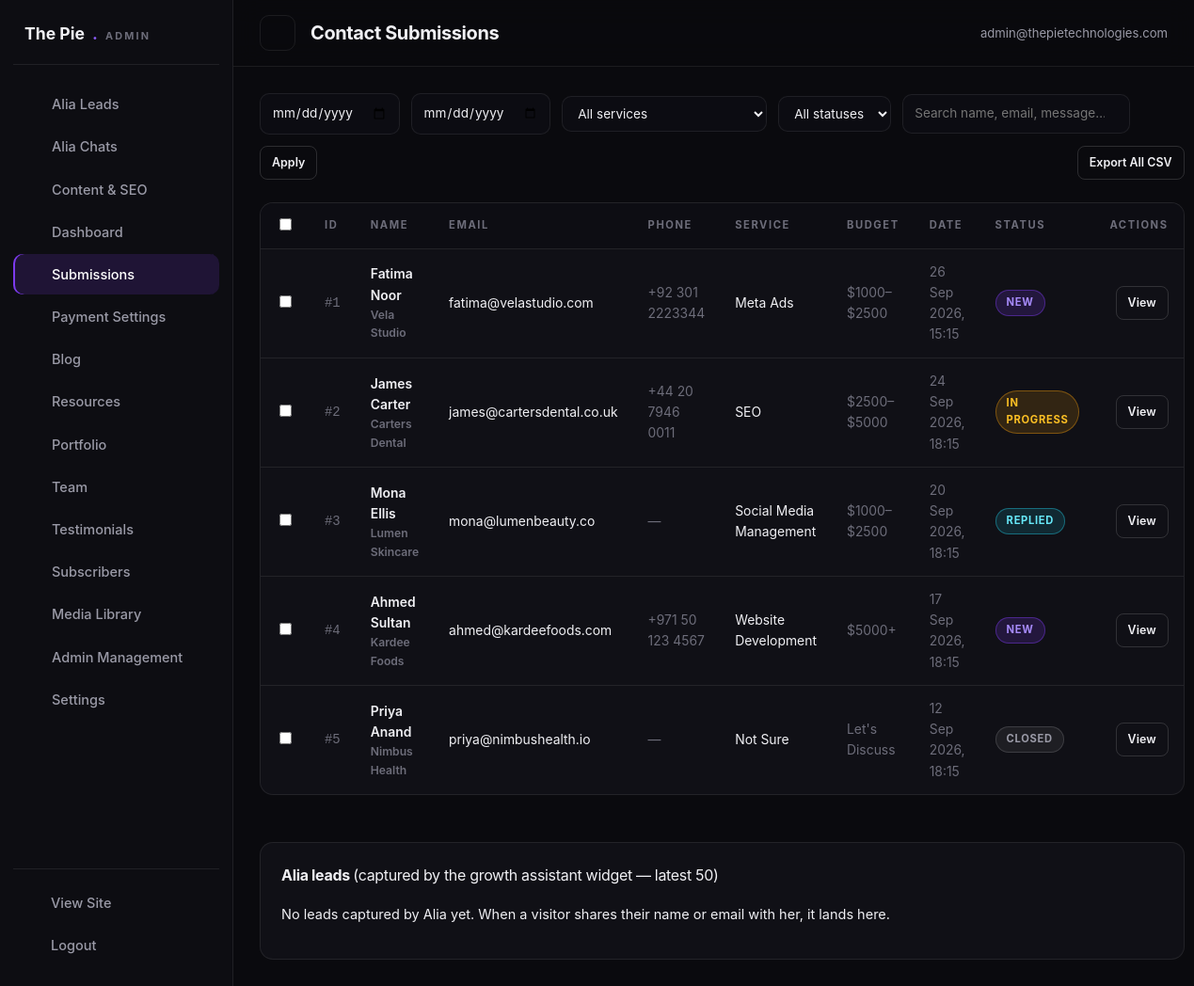
The page /admin/submissions.php (signed in) on the database its author committed.
### tables this page shows
CREATE TABLE IF NOT EXISTS contact_submissions (
  id INT AUTO_INCREMENT PRIMARY KEY,
  name VARCHAR(150) NOT NULL,
  email VARCHAR(150) NOT NULL,
  phone VARCHAR(30),
  company VARCHAR(150),
  service VARCHAR(100),
  budget VARCHAR(50),
  message TEXT,
  source VARCHAR(100),
  status ENUM('new','in_progress','replied','closed') DEFAULT 'new',
  notes TEXT,
  ip_address VARCHAR(45),
  user_agent TEXT,
  notification_status VARCHAR(30) NOT NULL DEFAULT 'unknown',
  created_at TIMESTAMP DEFAULT CURRENT_TIMESTAMP,
  KEY idx_sub_status (status),
  KEY idx_sub_created (created_at)
);

### includes/functions.php (called while the page is built, shortened)
<?php
function esc($value)
{
    return htmlspecialchars((string) $value, ENT_QUOTES, 'UTF-8');
}
function url($path = '', $pretty = null)
{
    $path = trim((string) $path, '/');
    if ($pretty === null) {
        $pretty = PRETTY_URLS;
    }
    if ($path !== '' && substr($path, -4) !== '.php' && $pretty && strpos($path, '?') === false) {
        $url = BASE_URL . '/' . $path;
    } elseif ($path !== '' && substr($path, -4) !== '.php' && !$pretty && strpos($path, '?') === false) {
        $url = BASE_URL . '/' . $path . '.php';
    } else {
        $url = BASE_URL . ($path === '' ? '/' : '/' . $path);
    }
    return $url;
}
function asset($path)
{
    return BASE_URL . '/' . ltrim((string) $path, '/');
}
function formatDate($datetime, $format = 'j M Y')
{
    $ts = strtotime((string) $datetime);
    return $ts ? date($format, $ts) : '';
}
function isAdminLoggedIn()
{
    return !empty($_SESSION['admin_id']);
}
function currentAdmin()
{
    $admin = dbOne('SELECT * FROM admin_users WHERE id = ?', array((int) $_SESSION['admin_id']));
    return $admin;
}

### includes/db.php (called while the page is built, shortened)
<?php
if (!function_exists('dbAll')) {
    function dbAll($sql, $params = array())
    {
        try {
            $st = $GLOBALS['pdo']->prepare($sql);
            $st->execute($params);
            return $st->fetchAll();
        } catch (PDOException $e) {
            error_log('[TPT] Query failed: ' . $e->getMessage() . ' | ' . $sql);
            return array();
        }
    }
}
if (!function_exists('dbOne')) {
    function dbOne($sql, $params = array())
    {
        $rows = dbAll($sql, $params);
        return $rows ? $rows[0] : null;
    }
}

### admin/submissions.php (the view, shortened to what this page needs)
<?php
$adminPage  = 'submissions';
$adminTitle = 'Contact Submissions';
$dateFrom = isset($_GET['from']) ? sanitize($_GET['from']) : '';
$dateTo   = isset($_GET['to']) ? sanitize($_GET['to']) : '';
$search   = isset($_GET['q']) ? sanitize($_GET['q']) : '';
$page     = isset($_GET['page']) ? max(1, (int) $_GET['page']) : 1;
$perPage  = 25;
$where  = array('1=1');
$params = array();
$whereSql = implode(' AND ', $where);
$countRow = dbOne("SELECT COUNT(*) c FROM contact_submissions WHERE $whereSql", $params);
$total    = $countRow ? (int) $countRow['c'] : 0;
$pages    = max(1, (int) ceil($total / $perPage));
$page     = min($page, $pages);
$offset   = ($page - 1) * $perPage;
$rows = dbAll("SELECT * FROM contact_submissions WHERE $whereSql ORDER BY created_at DESC LIMIT $perPage OFFSET $offset", $params);
require_once dirname(__DIR__) . '/includes/admin-header.php';
?>
<form class="a-filters" method="get" action="submissions.php">
    <input type="date" name="from" value="<?= esc($dateFrom) ?>" aria-label="From date" data-autosubmit="1">
    <input type="date" name="to" value="<?= esc($dateTo) ?>" aria-label="To date" data-autosubmit="1">
    <select name="service" aria-label="Filter by service" data-autosubmit="1">
        <option value="">All services</option>
    </select>
    <select name="status" aria-label="Filter by status" data-autosubmit="1">
        <option value="">All statuses</option>
    </select>
    <input type="search" name="q" value="<?= esc($search) ?>" placeholder="Search name, email, message…">
    <button class="a-btn small" type="submit">Apply</button>
    <a class="a-btn small" href="export.php?type=submissions<?= $search !== '' ? '&q=' . rawurlencode($search) : '' ?>">Export All CSV</a>
</form>
<form method="post" action="actions.php" id="bulkForm" onsubmit="return false;">
    <div class="a-table-wrap">
        <table class="a-table">
            <thead>
                <tr>
                    <th style="width:34px"><input type="checkbox" id="selectAll" aria-label="Select all"></th>
                    <th>ID</th><th>Name</th><th>Email</th><th>Phone</th><th>Service</th><th>Budget</th><th>Date</th><th>Status</th><th style="text-align:right">Actions</th>
                </tr>
            </thead>
            <tbody>
            <?php foreach ($rows as $row): ?>
            <tr>
                <td><input type="checkbox" class="row-check" value="<?= (int) $row['id'] ?>" aria-label="Select submission <?= (int) $row['id'] ?>"></td>
                <td class="mono td-sub">#<?= (int) $row['id'] ?></td>
                <td class="td-main"><?= esc($row['name']) ?><div class="td-sub"><?= esc($row['company'] !== '' ? $row['company'] : '') ?></div></td>
                <td><?= esc($row['email']) ?></td>
                <td class="td-sub"><?= esc($row['phone'] !== '' ? $row['phone'] : '—') ?></td>
                <td><?= esc($row['service'] !== '' ? $row['service'] : '—') ?></td>
                <td class="td-sub"><?= esc($row['budget'] !== '' ? $row['budget'] : '—') ?></td>
                <td class="td-sub"><?= esc(formatDate($row['created_at'], 'j M Y, H:i')) ?></td>
                <td><span class="badge <?= esc($row['status']) ?>"><?= esc(str_replace('_', ' ', $row['status'])) ?></span></td>
                <td>
                    <div class="row-actions">
                        <button class="a-btn small" type="button" data-modal="sub-modal-<?= (int) $row['id'] ?>">View</button>
                    </div>
                </td>
            </tr>
            <?php endforeach; ?>
            </tbody>
        </table>
    </div>
</form>
<?php
$aliaLeads = dbAll('SELECT * FROM chatbot_leads ORDER BY created_at DESC LIMIT 50');
?>
<div class="a-card" style="margin-top:26px">
    <h3>Alia leads <span class="hint" style="font-weight:400">(captured by the growth assistant widget — latest 50)</span></h3>
    <?php if ($aliaLeads): ?>
    <div class="a-table-wrap">
        <table class="a-table">
            <thead><tr><th>Name</th><th>Email</th><th>Session</th><th>Captured</th></tr></thead>
            <tbody>
                <?php foreach ($aliaLeads as $aliaLead): ?>
                <tr>
                    <td><?= esc($aliaLead['name'] !== '' ? $aliaLead['name'] : '—') ?></td>
                    <td><?php if ($aliaLead['email'] !== ''): ?><a href="mailto:<?= esc($aliaLead['email']) ?>" style="color:var(--violet-soft)"><?= esc($aliaLead['email']) ?></a><?php else: ?>—<?php endif; ?></td>
                    <td class="mono" style="font-size:.72rem;color:var(--muted)"><?= esc($aliaLead['session_id']) ?></td>
                    <td><?= esc($aliaLead['created_at']) ?></td>
                </tr>
                <?php endforeach; ?>
            </tbody>
        </table>
    </div>
    <?php else: ?>
    <p class="hint">No leads captured by Alia yet. When a visitor shares their name or email with her, it lands here.</p>
    <?php endif; ?>
</div>
<?php require_once dirname(__DIR__) . '/includes/admin-footer.php'; ?>

### includes/admin-header.php (shortened to what this page needs)
<?php
$adminPage  = isset($adminPage) ? $adminPage : 'dashboard';
$adminTitle = isset($adminTitle) ? $adminTitle : 'Dashboard';
$adminUser  = currentAdmin();
$adminNav = array(
    array('key' => 'leads', 'label' => 'Alia Leads', 'href' => 'leads.php', 'icon' => 'users'),
    array('key' => 'chats', 'label' => 'Alia Chats', 'href' => 'chats.php', 'icon' => 'chat'),
    array('key' => 'content', 'label' => 'Content & SEO', 'href' => 'content.php', 'icon' => 'edit'),
    array('key' => 'dashboard',    'label' => 'Dashboard',     'href' => 'index.php',        'icon' => 'grid'),
    array('key' => 'submissions',  'label' => 'Submissions',   'href' => 'submissions.php',  'icon' => 'mail'),
    array('key' => 'payments',     'label' => 'Payment Settings', 'href' => 'payments.php',  'icon' => 'card'),
    array('key' => 'blog',         'label' => 'Blog',          'href' => 'blog.php',         'icon' => 'edit'),
    array('key' => 'resources',    'label' => 'Resources',     'href' => 'resources.php',    'icon' => 'download'),
    array('key' => 'portfolio',    'label' => 'Portfolio',     'href' => 'portfolio.php',    'icon' => 'layers'),
    array('key' => 'team',         'label' => 'Team',          'href' => 'team.php',         'icon' => 'users'),
    array('key' => 'testimonials', 'label' => 'Testimonials',  'href' => 'testimonials.php', 'icon' => 'star'),
    array('key' => 'subscribers',  'label' => 'Subscribers',   'href' => 'subscribers.php',  'icon' => 'send'),
    array('key' => 'media',        'label' => 'Media Library', 'href' => 'media.php',        'icon' => 'image'),
    array('key' => 'admins',       'label' => 'Admin Management', 'href' => 'admins.php',    'icon' => 'shield'),
    array('key' => 'settings',     'label' => 'Settings',      'href' => 'settings.php',     'icon' => 'cpu'),
);
?>
<!DOCTYPE html>
<html lang="en">
<head>
<link rel="stylesheet" href="<?= asset('assets/css/admin.css') ?>">
</head>
<body class="admin-body">
<aside class="admin-sidebar" id="adminSidebar">
    <div class="admin-brand">The Pie<span>.</span><small>Admin</small></div>
    <nav>
        <?php foreach ($adminNav as $navItem): ?>
        <a href="<?= esc($navItem['href']) ?>" class="<?= $adminPage === $navItem['key'] ? 'active' : '' ?>"><?= icon($navItem['icon'], 17) ?><span><?= esc($navItem['label']) ?></span></a>
        <?php endforeach; ?>
    </nav>
    <div class="admin-side-foot">
        <a href="<?= url('') ?>" target="_blank" rel="noopener"><?= icon('globe', 16) ?><span>View Site</span></a>
        <a href="logout.php"><?= icon('close', 16) ?><span>Logout</span></a>
    </div>
</aside>
<div class="admin-main">
    <header class="admin-topbar">
        <button class="a-icon-btn sidebar-toggle" id="sidebarToggle" aria-label="Toggle navigation"><?= icon('menu', 20) ?></button>
        <h1><?= esc($adminTitle) ?></h1>
        <div class="admin-top-actions">
            <span class="admin-user"><?= icon('users', 15) ?> <?= esc($adminUser ? $adminUser['email'] : 'admin') ?></span>
        </div>
    </header>
    <main class="admin-content">

### rows shown on the page
contact_submissions: id "1", name "Fatima Noor", company "Vela Studio", email "fatima@velastudio.com", phone "+92 301 2223344", service "Meta Ads", budget "$1000–$2500", created_at "26 Sep 2026, 15:15", status "NEW"
contact_submissions: id "2", name "James Carter", company "Carters Dental", email "james@cartersdental.co.uk", phone "+44 20 7946 0011", service "SEO", budget "$2500–$5000", created_at "24 Sep 2026, 18:15", status "IN PROGRESS"
contact_submissions: id "3", name "Mona Ellis", company "Lumen Skincare", email "mona@lumenbeauty.co", phone "—", service "Social Media Management", budget "$1000–$2500", created_at "20 Sep 2026, 18:15", status "REPLIED"
contact_submissions: id "4", name "Ahmed Sultan", company "Kardee Foods", email "ahmed@kardeefoods.com", phone "+971 50 123 4567", service "Website Development", budget "$5000+", created_at "17 Sep 2026, 18:15", status "NEW"
contact_submissions: id "5", name "Priya Anand", company "Nimbus Health", email "priya@nimbushealth.io", phone "—", service "Not Sure", budget "Let's Discuss", created_at "12 Sep 2026, 18:15", status "CLOSED"

### other values the page prints
$navItem['label'] "Alia Leads"
$navItem['label'] "Alia Chats"
$navItem['label'] "Content & SEO"
$navItem['label'] "Dashboard"
$navItem['label'] "Submissions"
$navItem['label'] "Payment Settings"
$navItem['label'] "Blog"
$navItem['label'] "Resources"
$navItem['label'] "Portfolio"
$navItem['label'] "Team"
$navItem['label'] "Testimonials"
$navItem['label'] "Subscribers"
$navItem['label'] "Media Library"
$navItem['label'] "Admin Management"
$navItem['label'] "Settings"
